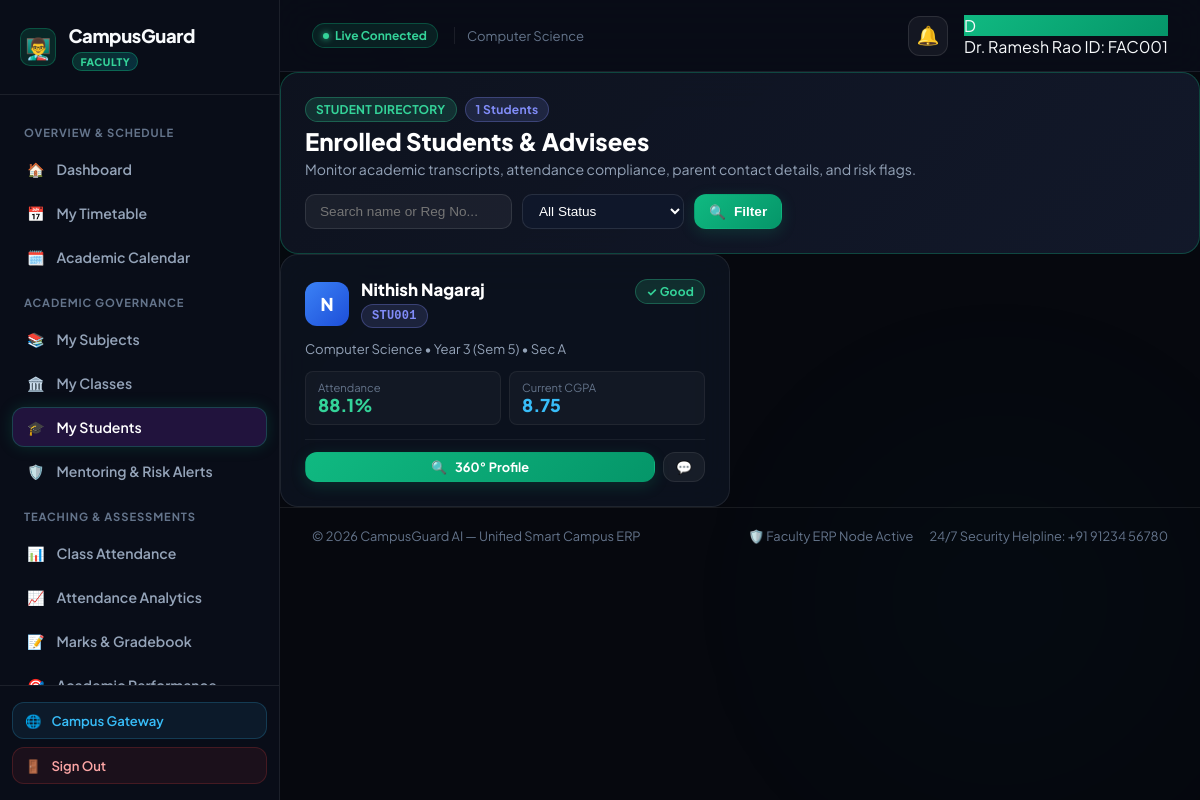
Page /faculty/students (signed in) on the committed database.
### tables this page shows
CREATE TABLE faculties (
            id INTEGER PRIMARY KEY AUTOINCREMENT,
            faculty_id TEXT UNIQUE NOT NULL,
            name TEXT NOT NULL,
            email TEXT UNIQUE NOT NULL,
            phone TEXT NOT NULL,
            password_hash TEXT NOT NULL,
            department TEXT NOT NULL,
            designation TEXT DEFAULT 'Associate Professor & Faculty Advisor',
            cabin TEXT DEFAULT 'CS-201 (Cabin 4)',
            created_at TIMESTAMP DEFAULT CURRENT_TIMESTAMP
        );

CREATE TABLE students (
            id INTEGER PRIMARY KEY AUTOINCREMENT,
            name TEXT NOT NULL,
            register_number TEXT UNIQUE NOT NULL,
            email TEXT NOT NULL,
            password_hash TEXT NOT NULL,
            department TEXT NOT NULL,
            year INTEGER NOT NULL,
            profile_image TEXT DEFAULT '',
            created_at TIMESTAMP DEFAULT CURRENT_TIMESTAMP
        , phone TEXT DEFAULT '+91 98765 43210', join_date TEXT DEFAULT '2023-08-01', cgpa REAL DEFAULT 8.75, program TEXT DEFAULT 'B.Tech', semester INTEGER DEFAULT 5, section TEXT DEFAULT 'A', dob TEXT DEFAULT '2004-05-14', address TEXT DEFAULT '#42, Green Avenue, Tech City, Karnataka 560001', parent_name TEXT DEFAULT 'R. S. Kumar', parent_phone TEXT DEFAULT '+91 94440 12345', sgpa REAL DEFAULT 8.90, earned_credits INTEGER DEFAULT 112, total_credits INTEGER DEFAULT 160, status TEXT DEFAULT 'ACTIVE');

### routes/faculty.py (the view)
@faculty_bp.route('/faculty/students')
@faculty_required
def faculty_students(faculty):
    conn = get_db_connection()
    try:
        search_query = request.args.get('q', '').strip()
        status_filter = request.args.get('status', 'all')
        query = "SELECT * FROM students WHERE department = ?"
        params = [faculty['department']]
        if search_query:
            query += " AND (name LIKE ? OR register_number LIKE ?)"
            params.extend([f"%{search_query}%", f"%{search_query}%"])
        students = conn.execute(query, params).fetchall()
        student_cards = []
        for s in students:
            att_rows = conn.execute("SELECT attendance_pct FROM attendance WHERE student_id = ?", (s['id'],)).fetchall()
            avg_att = round(sum(r['attendance_pct'] for r in att_rows) / len(att_rows), 1) if att_rows else 85.0
            student_cards.append({
                'student': s,
                'avg_attendance': avg_att,
                'is_risk': (avg_att < 75.0)
            })
        if status_filter == 'risk':
            student_cards = [sc for sc in student_cards if sc['is_risk']]
        return render_template(
            'faculty/students.html',
            faculty=faculty,
            student_cards=student_cards,
            students=students,
            q=search_query,
            search_query=search_query,
            status_filter=status_filter,
            active_page='students'
        )
    finally:
        conn.close()

### templates/faculty/students.html (shortened to what this page needs)
{% extends "faculty/base_faculty.html" %}
{% block faculty_content %}
<section class="content-card" style="background: linear-gradient(135deg, rgba(14, 19, 32, 0.95) 0%, rgba(20, 27, 45, 0.9) 100%); border-color: rgba(16, 185, 129, 0.3);">
    <div style="display: flex; justify-content: space-between; align-items: center; flex-wrap: wrap; gap: 16px;">
        <div>
            <div style="display: flex; align-items: center; gap: 8px; margin-bottom: 4px;">
                <span class="badge badge-green">STUDENT DIRECTORY</span>
                <span class="badge badge-indigo">{{ student_cards|length }} Students</span>
            </div>
            <h1 style="font-size: 1.5rem; font-weight: 800; color: #fff; margin: 0 0 4px;">
                Enrolled Students &amp; Advisees
            </h1>
            <p style="color: var(--text-secondary); font-size: 0.88rem; margin: 0;">
                Monitor academic transcripts, attendance compliance, parent contact details, and risk flags.
            </p>
        </div>
        <form method="GET" action="{{ url_for('faculty_students') }}" style="display: flex; gap: 10px; flex-wrap: wrap;">
            <input type="text" name="q" value="{{ q }}" placeholder="Search name or Reg No..." style="padding: 8px 14px; border-radius: 10px; background: rgba(255, 255, 255, 0.05); border: 1px solid rgba(255, 255, 255, 0.1); color: #fff; font-size: 0.85rem;">
            <select name="status" style="padding: 8px 12px; border-radius: 10px; background: #0f172a; border: 1px solid rgba(255, 255, 255, 0.1); color: #fff; font-size: 0.85rem;">
                <option value="all" {% if status_filter == 'all' %}selected{% endif %}>All Status</option>
            </select>
            <button type="submit" class="btn-primary" style="padding: 8px 14px; font-size: 0.85rem; background: linear-gradient(135deg, #10b981, #059669);">
                <span>🔍</span> Filter
            </button>
        </form>
    </div>
</section>
<div style="display: grid; grid-template-columns: repeat(auto-fill, minmax(350px, 1fr)); gap: 20px;">
    {% for item in student_cards %}
    {% set s = item.student %}
    <div class="content-card" style="margin-bottom: 0; display: flex; flex-direction: column; justify-content: space-between; border-color: {% if item.is_risk %}rgba(244, 63, 94, 0.3){% else %}rgba(255, 255, 255, 0.08){% endif %};">
        <div>
            <div style="display: flex; justify-content: space-between; align-items: flex-start; margin-bottom: 12px;">
                <div style="display: flex; align-items: center; gap: 12px;">
                    <div style="width: 44px; height: 44px; border-radius: 12px; background: linear-gradient(135deg, #3b82f6, #1d4ed8); display: flex; align-items: center; justify-content: center; font-weight: 800; color: #fff; font-size: 1.1rem;">
                        {{ s.name[:1] }}
                    </div>
                    <div>
                        <h4 style="font-size: 1.05rem; font-weight: 800; color: #fff; margin: 0 0 2px;">
                            {{ s.name }}
                        </h4>
                        <span class="badge badge-indigo" style="font-family: monospace; font-size: 0.75rem;">{{ s.register_number }}</span>
                    </div>
                </div>
                {% if item.is_risk %}
                <span class="badge badge-red">⚠️ Risk Alert</span>
                {% else %}
                <span class="badge badge-green">✓ Good</span>
                {% endif %}
            </div>
            <div style="font-size: 0.82rem; color: var(--text-secondary); margin-bottom: 14px;">
                {{ s.department }} • Year {{ s.year }} (Sem {{ s.semester }}) • Sec {{ s.section|default('A') }}
            </div>
            <div style="display: grid; grid-template-columns: 1fr 1fr; gap: 8px; margin-bottom: 14px;">
                <div style="background: rgba(255, 255, 255, 0.03); border: 1px solid rgba(255, 255, 255, 0.06); border-radius: 8px; padding: 8px 12px;">
                    <div style="font-size: 0.7rem; color: var(--text-muted);">Attendance</div>
                    <div style="font-size: 1.1rem; font-weight: 800; color: {% if item.avg_attendance >= 85 %}#34d399{% elif item.avg_attendance >= 75 %}#fbbf24{% else %}#f43f5e{% endif %};">
                        {{ item.avg_attendance }}%
                    </div>
                </div>
                <div style="background: rgba(255, 255, 255, 0.03); border: 1px solid rgba(255, 255, 255, 0.06); border-radius: 8px; padding: 8px 12px;">
                    <div style="font-size: 0.7rem; color: var(--text-muted);">Current CGPA</div>
                    <div style="font-size: 1.1rem; font-weight: 800; color: #38bdf8;">
                        {{ s.cgpa|default(8.5) }}
                    </div>
                </div>
            </div>
        </div>
        <div style="display: flex; gap: 8px; border-top: 1px solid rgba(255, 255, 255, 0.06); padding-top: 12px;">
            <a href="{{ url_for('faculty_student_view', student_id=s.id) }}" class="btn-primary" style="flex: 1; text-align: center; font-size: 0.8rem; padding: 6px 10px; background: linear-gradient(135deg, #10b981, #059669);">
                <span>🔍</span> 360° Profile
            </a>
            <a href="{{ url_for('faculty_messages') }}" class="btn-secondary" style="font-size: 0.8rem; padding: 6px 12px;" title="Send Direct Message">
                <span>💬</span>
            </a>
        </div>
    </div>
    {% endfor %}
</div>
{% endblock %}

### templates/faculty/base_faculty.html (shortened to what this page needs)
<!DOCTYPE html>
<html lang="en">
<head>
    <link rel="stylesheet" href="{{ url_for('static', filename='css/campusguard-toast.css') }}">
    <link rel="stylesheet" href="{{ url_for('static', filename='css/parent.css') }}">
</head>
<body>
    <div class="ambient-background" aria-hidden="true">
        <div class="glow-orb" style="background: radial-gradient(circle, rgba(6, 182, 212, 0.12) 0%, transparent 70%); bottom: -100px; right: -100px; width: 600px; height: 600px; position: fixed; border-radius: 50%; pointer-events: none; z-index: 0;"></div>
    </div>
    <div class="portal-layout">
        <aside class="sidebar" id="parent-sidebar" aria-label="Faculty Navigation">
            <a href="{{ url_for('faculty_dashboard') }}" class="sidebar-brand">
                <div class="brand-icon" style="background: rgba(16, 185, 129, 0.15); border: 1px solid rgba(16, 185, 129, 0.3);">
                    <span style="font-size: 1.3rem;">👨‍🏫</span>
                </div>
                <span class="brand-name">CampusGuard <span class="brand-badge faculty-badge">FACULTY</span></span>
            </a>
            <nav class="sidebar-nav">
                <span class="nav-category">Overview &amp; Schedule</span>
                <a href="{{ url_for('faculty_dashboard') }}" class="nav-link {% if active_page == 'dashboard' %}active{% endif %}" id="nav-dashboard">
                    <span>🏠</span> <span class="nav-text">Dashboard</span>
                </a>
                <a href="{{ url_for('faculty_timetable') }}" class="nav-link {% if active_page == 'timetable' %}active{% endif %}" id="nav-timetable">
                    <span>📅</span> <span class="nav-text">My Timetable</span>
                </a>
                <a href="{{ url_for('faculty_calendar') }}" class="nav-link {% if active_page == 'calendar' %}active{% endif %}" id="nav-calendar">
                    <span>🗓️</span> <span class="nav-text">Academic Calendar</span>
                </a>
                <span class="nav-category">Academic Governance</span>
                <a href="{{ url_for('faculty_subjects') }}" class="nav-link {% if active_page == 'subjects' %}active{% endif %}" id="nav-subjects">
                    <span>📚</span> <span class="nav-text">My Subjects</span>
                </a>
                <a href="{{ url_for('faculty_classes') }}" class="nav-link {% if active_page == 'classes' %}active{% endif %}" id="nav-classes">
                    <span>🏛️</span> <span class="nav-text">My Classes</span>
                </a>
                <a href="{{ url_for('faculty_students') }}" class="nav-link {% if active_page == 'students' %}active{% endif %}" id="nav-students">
                    <span>🎓</span> <span class="nav-text">My Students</span>
                </a>
                <a href="{{ url_for('faculty_mentoring') }}" class="nav-link {% if active_page == 'mentoring' %}active{% endif %}" id="nav-mentoring">
                    <span>🛡️</span> <span class="nav-text">Mentoring &amp; Risk Alerts</span>
                </a>
                <span class="nav-category">Teaching &amp; Assessments</span>
                <a href="{{ url_for('faculty_attendance') }}" class="nav-link {% if active_page == 'attendance' %}active{% endif %}" id="nav-attendance">
                    <span>📊</span> <span class="nav-text">Class Attendance</span>
                </a>
                <a href="{{ url_for('faculty_attendance_analytics') }}" class="nav-link {% if active_page == 'attendance_analytics' %}active{% endif %}" id="nav-attendance-analytics">
                    <span>📈</span> <span class="nav-text">Attendance Analytics</span>
                </a>
                <a href="{{ url_for('faculty_marks') }}" class="nav-link {% if active_page == 'marks' %}active{% endif %}" id="nav-marks">
                    <span>📝</span> <span class="nav-text">Marks &amp; Gradebook</span>
                </a>
                <a href="{{ url_for('faculty_marks_performance') }}" class="nav-link {% if active_page == 'marks_performance' %}active{% endif %}" id="nav-marks-performance">
                    <span>🎯</span> <span class="nav-text">Academic Performance</span>
                </a>
            </nav>
            <div class="sidebar-footer">
                <a href="/" class="portal-switch-link" title="Open Main Landing Gateway">
                    <span>🌐</span> <span>Campus Gateway</span>
                </a>
                <a href="{{ url_for('faculty_logout') }}" class="logout-link" id="btn-logout" aria-label="Sign out">
                    <span>🚪</span> <span>Sign Out</span>
                </a>
            </div>
        </aside>
        <div class="main-wrapper">
            <header class="topbar">
                <div class="topbar-left">
                    <div class="conn-status-pill">
                        <span class="conn-dot"></span>
                        <span>Live Connected</span>
                    </div>
                    <div class="hide-mobile" style="font-size: 0.82rem; color: var(--text-muted); padding-left: 12px; border-left: 1px solid var(--glass-border);">
                        <span>{{ faculty.department if faculty else 'Dept of Computer Science & Engineering' }}</span>
                    </div>
                </div>
                <div class="topbar-right">
                    <div class="notif-bell-wrapper">
                        <button type="button" class="notif-bell-btn" id="notif-bell-btn" aria-label="View notifications">
                            <span>🔔</span>
                        </button>
                    </div>
                    <div class="topbar-user-pill">
                        <div class="user-avatar" style="background: linear-gradient(135deg, #10b981, #059669);">
                            {{ faculty.name[:1] if faculty else 'F' }}
                        </div>
                        <div class="user-info hide-mobile">
                            <span class="user-name">{{ faculty.name if faculty else 'Faculty Advisor' }}</span>
                            <span class="user-role">ID: {{ faculty.faculty_id if faculty else 'FAC001' }}</span>
                        </div>
                    </div>
                </div>
            </header>
            <main class="page-content" id="main-content">
                {% block content %}
                {% block faculty_content %}{% endblock %}
                {% endblock %}
            </main>
            <footer style="padding: 20px 32px; border-top: 1px solid var(--glass-border); color: var(--text-muted); font-size: 0.8rem; display: flex; justify-content: space-between; align-items: center; flex-wrap: wrap; gap: 12px;">
                <div>© 2026 CampusGuard AI — Unified Smart Campus ERP</div>
                <div style="display: flex; gap: 16px;">
                    <span>🛡️ Faculty ERP Node Active</span>
                    <span>24/7 Security Helpline: +91 91234 56780</span>
                </div>
            </footer>
        </div>
    </div>
</body>
</html>

### rows in the picture
faculties: department "Computer Science", name "D", name "Dr. Ramesh Rao", faculty "FAC001"
students: name "N", name "Nithish Nagaraj", register_number "STU001", department "Computer Science", year "3", semester "5", section "A", cgpa "8.75"

### other values in the picture
{{ student_cards|length }} "1"
{{ item.avg_attendance }} "88.1"
